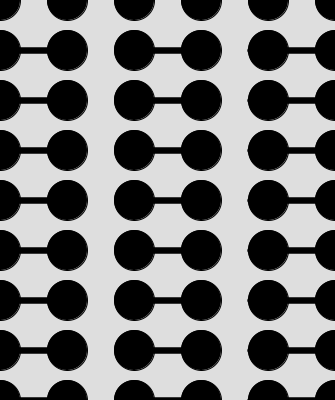
Frame 1 (no input)
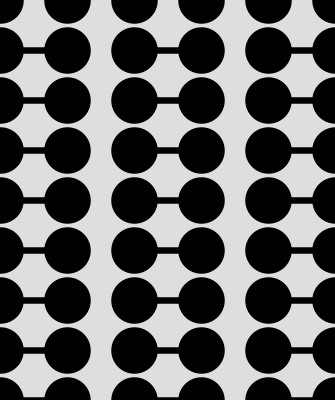
Frame 60 (the mouse pressed at the canvas centre just before this capture)
Frame 120 (the mouse held since frame 60 and released just before this capture): identical to frame 60, image omitted

The Processing sketch that drew these frames (run headless with seeded random() and noise(); from frame 60 on, the mouse is pressed at the canvas centre):

// Processing sketch: processing_60960
// ── processing_60960.pde

//HART__________________________________________

void setup() {
  size(335, 400);
  smooth();
  fill(0);
}
//_______________________________________________
void draw() {
  background(222, 222, 222);

  //Ellipsen: Hanteln
  for (int i=0;i<500;i=i+1) {
    for (int j=0;j<500;j=j+50) {
      ellipse(i*67, j, 40, 40);
    }
  }


  //Linien: Hantelstange 1
  strokeWeight(6.5);
  for (int i=0;i<500;i=i+50) {
    line(0, i+50, 50, i+50);
  }


  //Linien: Hantelstange 2
  strokeWeight(6.5);
  for (int i=0;i<500;i=i+50) {
    line(150, i+50, 200, i+50);
  }
  
   //Linien: Hantelstange 3
  strokeWeight(6.5);
  for (int i=0;i<400;i=i+50){
  line(250,i+50,350,i+50);
  }
}
